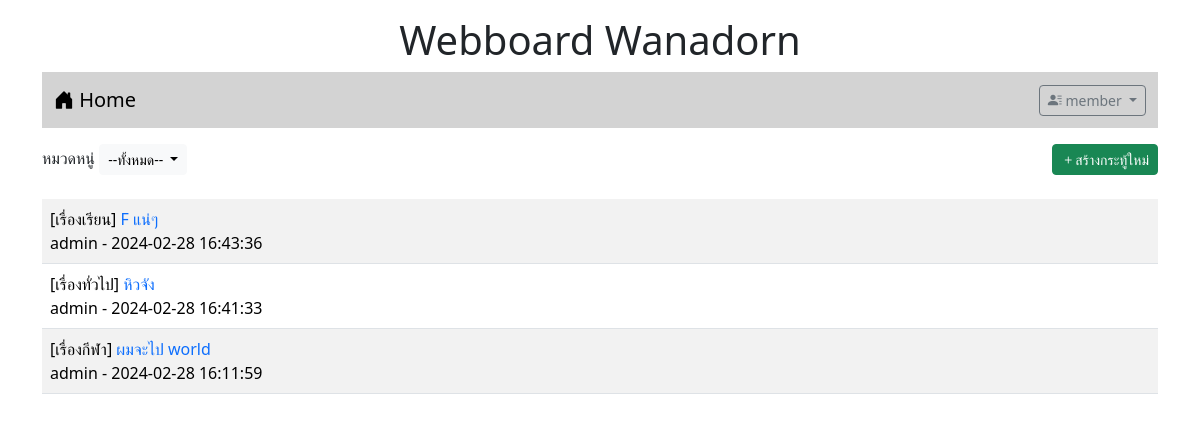
The page /index.php (signed in) on the database its author committed.
### tables this page shows
CREATE TABLE `post` (
  `id` int(11) NOT NULL,
  `title` varchar(128) NOT NULL,
  `content` varchar(2048) NOT NULL,
  `post_date` datetime NOT NULL,
  `cat_id` int(11) NOT NULL,
  `user_id` int(11) NOT NULL
);

CREATE TABLE `category` (
  `id` int(11) NOT NULL,
  `name` varchar(32) NOT NULL
);

CREATE TABLE `user` (
  `id` int(11) NOT NULL,
  `login` varchar(32) NOT NULL,
  `password` varchar(64) NOT NULL,
  `name` varchar(64) NOT NULL,
  `gender` char(1) NOT NULL,
  `email` varchar(32) NOT NULL,
  `role` char(1) NOT NULL
);

### index.php (the view, shortened to what this page needs)
<!DOCTYPE html>
<html lang="en">
<head>
    <link rel="stylesheet" href="bootstrap-5.3.2-dist/css/bootstrap.min.css">
    <link rel="stylesheet" href="https://cdn.jsdelivr.net/npm/bootstrap-icons@1.11.3/font/bootstrap-icons.min.css">
    </head>
<body>
    <div class="container-md">
    <h1 style="text-align: center;" class="mt-3">Webboard Wanadorn</h1>
    <?php include "nav.php" ?>
    <div class="mt-3 d-flex justify-content-between">
        <div>
            <label>หมวดหนู่</label>
            <span class="dropdown">
                <button class="btn btn-light btn-sm dropdown-toggle" type="button" data-bs-toggle="dropdown" aria-expanded="false">
                    --ทั้งหมด--
                </button>
            </span>
        </div>
        <?php if(isset($_SESSION['id'])){ ?>
        <div>
            <a href="newpost.php" class="btn btn-success btn-sm">
            <i class="bi bi-plus"></i>สร้างกระทู้ใหม่</a>
        </div>
        <?php }?>
    </div>
    <table class="table table-striped mt-4">
        <?php
            $conn=new PDO("mysql:host=localhost;dbname=webboard;charset=utf8","root","");
            $sql="SELECT t3.name,t1.title,t1.id,t2.login,t1.post_date FROM post as t1
            INNER JOIN user as t2 ON (t1.user_id=t2.id)
            INNER JOIN category as t3 ON (t1.cat_id=t3.id) ORDER BY t1.post_date DESC";
            $result=$conn->query($sql);
            while($row = $result->fetch()){
                echo "<tr>
                    <td>[$row[0]] <a href=post.php?id=$row[2] style=text-decoration:none>$row[1]</a><br>$row[3] - $row[4]</td>
                </tr>";
            }
        ?>
    </table>
    </div>
</body>
</html>

### rows shown on the page
post: category.name "เรื่องเรียน", title "F แน่ๆ", user.login "admin", post_date "2024-02-28 16:43:36"
post: category.name "เรื่องทั่วไป", title "หิวจัง", user.login "admin", post_date "2024-02-28 16:41:33"
post: category.name "เรื่องกีฬา", title "ผมจะไป world", user.login "admin", post_date "2024-02-28 16:11:59"

### other values the page prints
$_SESSION["username"] "member"
